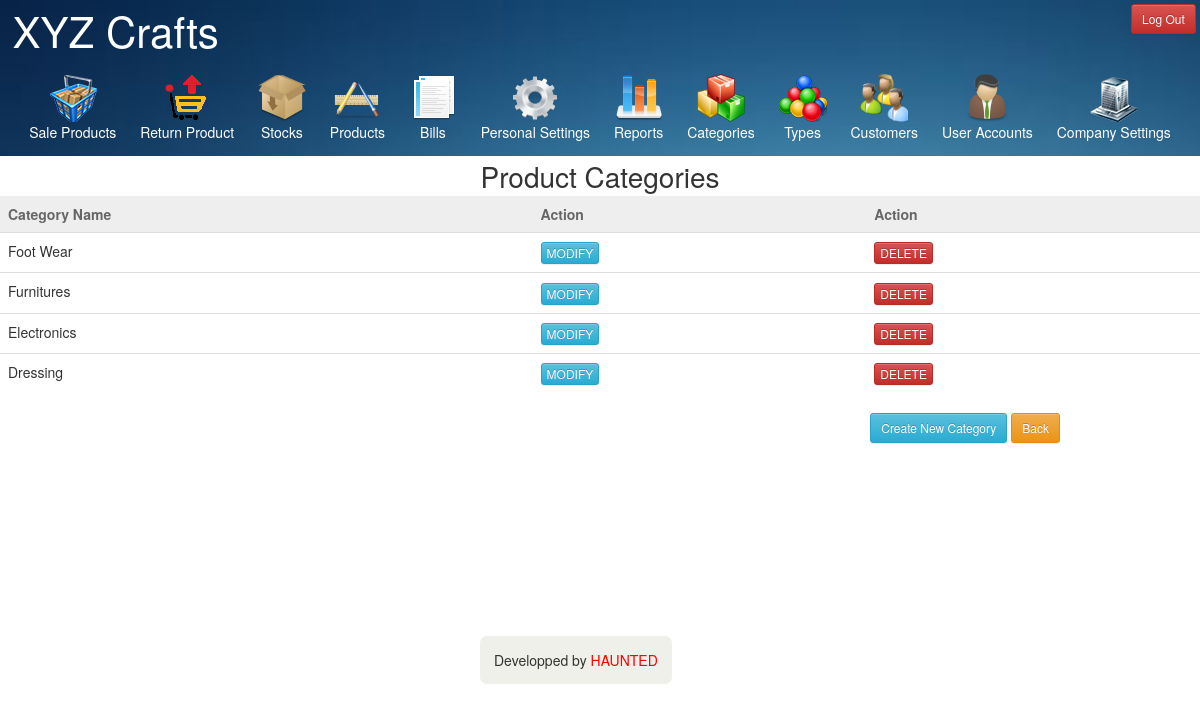
Page /categories.php (signed in) on the committed database.
### tables this page shows
CREATE TABLE IF NOT EXISTS `company` (
  `company_id` int(11) NOT NULL AUTO_INCREMENT,
  `company_name` varchar(50) NOT NULL,
  `company_logo` varchar(100) DEFAULT NULL,
  PRIMARY KEY (`company_id`)
);

CREATE TABLE IF NOT EXISTS `categories` (
  `category_id` int(11) NOT NULL AUTO_INCREMENT,
  `category_name` varchar(50) NOT NULL,
  PRIMARY KEY (`category_id`)
);

### categories.php (the view, shortened to what this page needs)
<?php
	require 'mask.php';
	$sql="SELECT * FROM categories";
	$result=mysql_query($sql);
	if(mysql_num_rows($result)){
		echo "
		<div id='tableTitleDiv'>
		Product Categories
		</div>
		";
		echo"
		<table class='table table-responsive sortable'>
			<thead>
				<tr>
					<td>Category Name</td>
					<td>Action</td>
					<td>Action</td>
				</tr>
			</thead>
			<tbody>
		";
		while($row=mysql_fetch_array($result)){
			$name=$row['category_name'];
			$id=$row['category_id'];
			echo "
				<tr>
					<td>$name</td>
					<td><a class='btn btn-xs btn-info' href='#categoryChangeForm' role='button' data-toggle='modal' onClick='setCategoryId($id);'>MODIFY</a></td>
					<td><input type='button' value='DELETE' onclick='deleteCategory($id);' class='btn btn-danger btn-xs'></td>
				</tr>
			";
		}
		echo"
			</tbody>
		</table>
		";
	}
?>
<!DOCTYPE html>
<html>
<head>
</head>
<body>
	<div id="tableButtons">
		<form action="<?php echo htmlspecialchars($_SERVER["PHP_SELF"]);?>" method="post">
			<a class="btn btn-sm btn-info" href="#categoryForm" role="button" data-toggle="modal" id="createNewCategoryButton">Create New Category</a>
			<a href="javascript:history.back()" class="btn btn-warning btn-sm">Back</a>
		</form>
	</div>
</body>
</html>

### mask.php (shortened to what this page needs)
<?php
  function showTitle(){
    $sql="SELECT company_name FROM company";
    $result=mysql_query($sql);
    $row=mysql_fetch_array($result);
    $companyName=$row['company_name'];
    echo $companyName;
  }
  function showLogOutButton(){
    if(isset($_SESSION['id'])){
      echo '<input type="button" class="btn btn-sm btn-danger" role="button" id="signOutButton" value="Log Out" onClick="logOut();" /></p>';
    }
  }
?>
<!DOCTYPE html>
<html>
<head>
  <link rel="stylesheet" type="text/css" href="apiFiles/bootstrap.css">
  <link rel="stylesheet" type="text/css" href="apiFiles/bootstrap-theme.css">
  <link rel="stylesheet" type="text/css" href="css/pageStyle.css">
</head>
<body>
  <div id="header">
    <a href="panel.php" id="titleText"><?php showTitle(); ?></a>
    <div id="logOutDiv"><?php showLogOutButton(); ?></div>
  <div id="ribonBar">
  <div id="ribons">
    <a href="sale.php">
      <img src="images/sale.png">
      <div>Sale Products</div>
    </a>
    <a href="returnProduct.php">
      <img src="images/returnProduct.png">
      <div>Return Product</div>
    </a>
    <a href="stocks.php">
      <img src="images/stocks.png">
      <div>Stocks</div>
    </a>
    <a href="products.php">
      <img src="images/products.png">
      <div>Products</div>
    </a>
    <a href="bill.php">
      <img src="images/bills.png">
      <div>Bills</div>
    </a>
    <a href="accountSettings.php">
      <img src="images/accountSettings.png">
      <div>Personal Settings</div>
    </a>
    <?php
      if(isset($_SESSION['id'])){
        $id=$_SESSION['id'];
        $sql="SELECT is_admin FROM accounts WHERE account_id='$id'";
        $result=mysql_query($sql);
        $row=mysql_fetch_array($result);
        if($row['is_admin']==='1'){
          echo'
    <a href="reports.php">
      <img src="images/reports.png">
      <div>Reports</div>
    </a>
    <a href="categories.php" id="categories">
      <img src="images/categories.png">
      <div>Categories</div>
    </a>
    <a href="types.php">
      <img src="images/types.png">
      <div>Types</div>
    </a>
    <a href="customers.php">
      <img src="images/customers.png">
      <div>Customers</div>
    </a>
    <a href="employees.php">
      <img src="images/employees.png">
      <div>User Accounts</div>
    </a>
    <a href="companySettings.php">
      <img src="images/company.png">
      <div>Company Settings</div>
    </a>
          ';
        }else if($row['is_admin']==='2'){
          echo'
    <a href="reports.php">
      <img src="images/reports.png">
      <div>Reports</div>
    </a>
    <a href="categories.php" id="categories">
      <img src="images/categories.png">
      <div>Categories</div>
    </a>
    <a href="types.php">
      <img src="images/types.png">
      <div>Types</div>
    </a>
    <a href="customers.php">
      <img src="images/customers.png">
      <div>Customers</div>
    </a>
    <a href="employees.php">
      <img src="images/employees.png">
      <div>User Accounts</div>
    </a>
          ';
        }else if($row['is_admin']==='3'){
          echo'
    <a href="reports.php">
      <img src="images/reports.png">
      <div>Reports</div>
    </a>
    <a href="categories.php" id="categories">
      <img src="images/categories.png">
      <div>Categories</div>
    </a>
    <a href="types.php">
      <img src="images/types.png">
      <div>Types</div>
    </a>
    <a href="customers.php">
      <img src="images/customers.png">
      <div>Customers</div>
    </a>
          ';
        }
      }
    ?>
  </div>
  </div>
  </div>
  <div id="footerDiv">
    Developped by <span id="footerSpan">HAUNTED</span>
  </div>
</body>
</html>

### css/pageStyle.css (style rules this page uses)
table.sortable thead { background-color:#eee; color:#666666; font-weight: bold; cursor: default; }
#header { width: 100%; height: auto; background-image: url('../images/blueBack2.JPG'); background-size: 100%; }
#titleText { text-decoration: none; color: white; font-size: 3em; padding: 0.3em; }
#logOutDiv { float: right; padding: 0.3em; }
#ribons { text-align:center; }
#ribons a { margin:0px 10px; display:inline-block; text-decoration:none; color:white; }
#ribonBar { padding: 1em; }
#tableTitleDiv { font-size: 2em; text-align: center; }
#tableButtons { float: right; margin-right: 10em; }
#footerDiv { position: fixed; z-index: -10; margin:40% 0 0 40%; background-color: rgba(180,180,150,0.2); padding: 1em; border-radius: 0.5em; }
#footerSpan { color: red; }

### rows in the picture
company: company_name "XYZ Crafts"
categories: category_name "Foot Wear"
categories: category_name "Furnitures"
categories: category_name "Electronics"
categories: category_name "Dressing"
